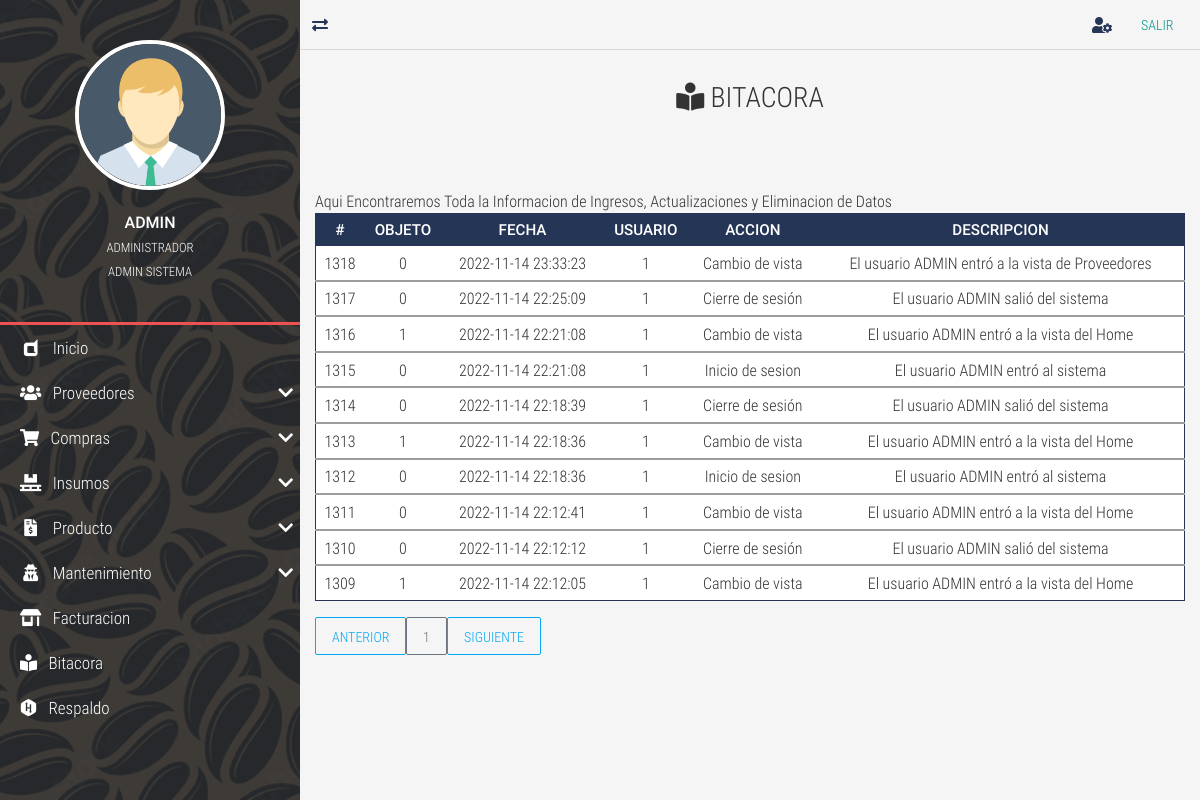
/bitacora/ (signed in), run on an earlier commit of the app's database.
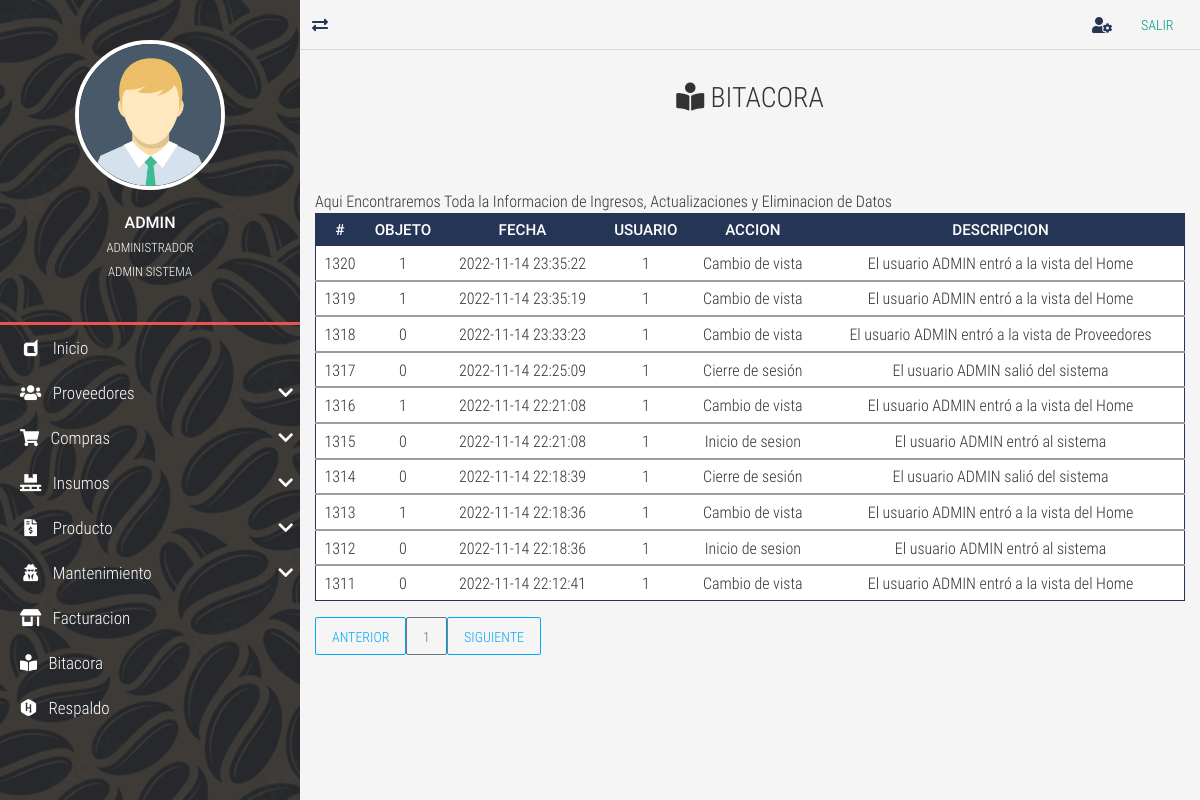
And on a later commit of the database.
### tables this page shows
CREATE TABLE `TBL_bitacora` (
  `id_bitacora` int NOT NULL AUTO_INCREMENT,
  `id_objeto` int DEFAULT NULL,
  `fecha` datetime NOT NULL,
  `id_usuario` int DEFAULT NULL,
  `accion` tinytext NOT NULL COMMENT 'accion realizada si es un ingreso nuevo, actualizacion. eliminacion o una consulta.',
  `descripcion` text,
  PRIMARY KEY (`id_bitacora`),
  KEY `FK_TBL_bitacora_TBL_usuarios` (`id_usuario`),
  CONSTRAINT `FK_TBL_bitacora_TBL_usuarios` FOREIGN KEY (`id_usuario`) REFERENCES `TBL_usuarios` (`id_usuario`)
);

### controladores/vistasControlador.php (called while the page is built)
<?php
	require_once "./modelos/vistasModelo.php";
	class vistasControlador extends vistasModelo{
		public function obtener_plantilla_controlador(){
			return require_once "./vistas/plantilla.php";
		}
		public function obtener_vistas_controlador(){
			if(isset($_GET['views'])){
				$ruta=explode("/", $_GET['views']);
				$respuesta=vistasModelo::obtener_vistas_modelo($ruta[0]);
			}else{
				$respuesta="login";
			}
			return $respuesta;
		}
	}

### index.php (called while the page is built, shortened)
<?php
	require_once "./controladores/vistasControlador.php";
	$plantilla = new vistasControlador();
	$plantilla->obtener_plantilla_controlador();

### modelos/vistasModelo.php (called while the page is built, shortened)
<?php
	class vistasModelo{
		protected static function obtener_vistas_modelo($vistas){
			$listaBlanca=["restaurar","respaldo","bitacora","prueba","proveedor-list","proveedor-new","proveedor-update","client-update","facturacion"
			,"home","insumos-list","insumos-new","insumos-update","objetos-list","objetos-new","objetos-update","inventario-list","producto-list","producto-new",
			"reservation-pending","reservation-search","producto-update","user-list","rol-list","permisos-list","reservation-reservation","user-new","user-search",
			"user-update","salir","compra-list","compra-new","compra-search","compra-detalle", "parametros-list", "preguntas-list", "Tipo-Producto-new"];
			if(in_array($vistas, $listaBlanca)){
				if(is_file("./vistas/contenidos/".$vistas."-view.php")){
					$contenido="./vistas/contenidos/".$vistas."-view.php";
				}else{
					$contenido="404";
				}
			}elseif($vistas=="login" || $vistas=="index" || $vistas=="prueba" || $vistas=="rec-correo" || $vistas=="rec-preguntas" || $vistas=="cambiocontrasena"
			|| $vistas=="primer-ingreso" || $vistas=="verifica-codigo" || $vistas=="autoregistro" || $vistas=="preguntasusuario" || $vistas=="rsp"){
				$contenido="login";
			}else{
				$contenido="404";
				$contenido="rsp";
			}
			return $contenido;
		}
	}

### vistas/contenidos/bitacora-view.php (the view)
<div class="full-box page-header">
	<h3 class="text-center">
		<i class="fas fa-book-reader"></i> BITACORA
	</h3>
</div>
<div class="container-fluid">
	<div class="table-responsive">
    <caption>Aqui Encontraremos Toda la Informacion de Ingresos, Actualizaciones y  Eliminacion de Datos</caption>
	<table class="table table-dark table-sm" id="tblDatos">
		<thead>
			<tr class="text-center roboto-medium">
				<th>#</th>
				<th>OBJETO</th>
				<th>FECHA</th>
				<th>USUARIO</th>
				<th>ACCION</th>
				<th>DESCRIPCION</th>
			</tr>
		</thead>
		<?php
			include ("./cone.php");
			$sql="SELECT * FROM TBL_bitacora WHERE id_bitacora ORDER BY id_bitacora DESC ";
			$result=mysqli_query($conexion,$sql);
			while($mostrar=mysqli_fetch_assoc ($result)){
		?>
				<tbody>
					<tr class="text-center" >
						<td><?php echo $mostrar['id_bitacora']?></td>
						<td><?php echo $mostrar['id_objeto']?></td>
						<td><?php echo $mostrar['fecha']?></td>
						<td><?php echo $mostrar['id_usuario']?></td>
						<td><?php echo $mostrar['accion']?></td>
						<td><?php echo $mostrar['descripcion']?></td>
					</tr>
				</tbody>
		<?php
			}
		?>
	</table>
	<div id="paginador" class=""></div>

### vistas/plantilla.php (shortened to what this page needs)
<!DOCTYPE html>
<html lang="es">
<head>
	<?php include "./vistas/inc/Link.php"; ?>
</head>
<body>
	<?php
		require_once "./controladores/vistasControlador.php";
		$IV = new vistasControlador();
		$vistas=$IV->obtener_vistas_controlador();
		if($vistas=="login" || $vistas=="404" || $vistas=="olvido-contrasena" || $vistas=="rec-correo" || $vistas=="rec-preguntas" || $vistas=="cambiocontrasena"
		 || $vistas=="primer-ingreso" || $vistas=="verifica-codigo" || $vistas=="autoregistro" || $vistas=="preguntasusuario" || $vistas=="rsp" ){
			require_once "./vistas/contenidos/".$vistas."-view.php";
		}else{
			require_once './controladores/loginControlador.php';
	?>
	<main class="full-box main-container">
		<?php include "./vistas/inc/NavLateral.php"; ?>
		<section class="full-box page-content">
			<?php
				include "./vistas/inc/NavBar.php";
				include  $vistas;
			?>
		</section>
	</main>
	<?php
		}
	?>
</body>
</html>

### vistas/inc/Link.php (shortened to what this page needs)
<link rel="stylesheet" href="<?php echo SERVERURL; ?>vistas/css/normalize.css">
<link rel="stylesheet" href="<?php echo SERVERURL; ?>vistas/css/bootstrap.min.css">
<link rel="stylesheet" href="<?php echo SERVERURL; ?>vistas/css/bootstrap-material-design.min.css">
<link rel="stylesheet" href="<?php echo SERVERURL; ?>vistas/css/all.css">
<link rel="stylesheet" href="<?php echo SERVERURL; ?>vistas/css/sweetalert2.min.css">
<link rel="stylesheet" href="<?php echo SERVERURL; ?>vistas/css/jquery.mCustomScrollbar.css">
<link rel="stylesheet" href="<?php echo SERVERURL; ?>vistas/css/style.css">
<link rel="stylesheet" href="<?php echo SERVERURL; ?>vistas/css/estilos-login.css">

### vistas/inc/NavLateral.php (shortened to what this page needs)
<section class="full-box nav-lateral">
	<div class="full-box nav-lateral-content">
		<figure class="full-box nav-lateral-avatar">
			<img src="<?php echo SERVERURL; ?>vistas/assets/avatar/Avatar.png" class="img-fluid" alt="Avatar">
			<figcaption class="roboto-medium text-center">
				<?php echo $_SESSION['usuario_login']?>
				<br><small class="roboto-condensed-light"><?php echo $_SESSION['nombre_usuario']?> </small>
				<br><small class="roboto-condensed-light"><?php echo $_SESSION['rol']?> </small>
			</figcaption>
		</figure>
		<div class="full-box nav-lateral-bar"></div>
		<nav class="full-box nav-lateral-menu">
			<ul>
			<?php
			if($_SESSION['rol']=='ADMIN SISTEMA'){
				?>
				<li>
					<a href="<?php echo SERVERURL; ?>home/"><i class="fab fa-dashcube fa-fw"></i> &nbsp; Inicio</a>
				</li>
				<li>
					<a href="#" class="nav-btn-submenu"><i class="fas fa-users fa-fw"></i> &nbsp; Proveedores <i class="fas fa-chevron-down"></i></a>
				</li>
				<li>
					<a href="#" class="nav-btn-submenu"><i class="fas fa-shopping-cart"></i></i> &nbsp; Compras <i class="fas fa-chevron-down"></i></a>
				</li>
				<li>
					<a href="#" class="nav-btn-submenu"><i class="fas fa-pallet fa-fw"></i> &nbsp; Insumos <i class="fas fa-chevron-down"></i></a>
				</li>
				<li>
					<a href="#" class="nav-btn-submenu"><i class="fas fa-file-invoice-dollar fa-fw"></i> &nbsp; Producto <i class="fas fa-chevron-down"></i></a>
				</li>
				<li>
					<a href="#" class="nav-btn-submenu"><i class="fas  fa-user-secret fa-fw"></i> &nbsp; Mantenimiento <i class="fas fa-chevron-down"></i></a>
				</li>
				<li>
					<a href="<?php echo SERVERURL; ?>company/"><i class="fas fa-store-alt fa-fw"></i> &nbsp; Facturacion</a>
				</li>
				<li>
					<a href="<?php echo SERVERURL; ?>bitacora/"><i class="fas fa-book-reader"></i> &nbsp; Bitacora</a>
				</li>
				<li>
					<a href="<?php echo SERVERURL; ?>respaldo/"><i class="fab fa-hackerrank"></i></i> &nbsp; Respaldo</a>
				</li>
				<?php
				}?>
			</ul>
		</nav>
	</div>
</section>

### vistas/inc/NavBar.php
<nav class="full-box navbar-info">
	<a href="#" class="float-left show-nav-lateral">
		<i class="fas fa-exchange-alt"></i>
	</a>
	<a href="<?php echo SERVERURL; ?>user-update/">
		<i class="fas fa-user-cog"></i>
	</a>
	<a href="<?php echo SERVERURL?>salir/"><button type="button"
	class="btn btn-primary">Salir</button></a>
</nav>

### vistas/css/all.css (style rules this page uses)
.fa, .fas, .far, .fal, .fab { -moz-osx-font-smoothing: grayscale; -webkit-font-smoothing: antialiased; display: inline-block; font-style: normal; font-variant: normal; text-rendering: auto; line-height: 1; }
.fa-fw { text-align: center; width: 1.25em; }
.fa-book-reader:before { content: "\f5da"; }
.fa-chevron-down:before { content: "\f078"; }
.fa-dashcube:before { content: "\f210"; }
.fa-exchange-alt:before { content: "\f362"; }
.fa-file-invoice-dollar:before { content: "\f571"; }
.fa-hackerrank:before { content: "\f5f7"; }
.fa-pallet:before { content: "\f482"; }
.fa-shopping-cart:before { content: "\f07a"; }
.fa-store-alt:before { content: "\f54f"; }
.fa-user-cog:before { content: "\f4fe"; }
.fa-user-secret:before { content: "\f21b"; }
.fa-users:before { content: "\f0c0"; }
.fab { font-family: 'Font Awesome 5 Brands'; }
.fa, .fas { font-family: 'Font Awesome 5 Free'; font-weight: 900; }

### vistas/css/style.css (style rules this page uses)
:root { --color-one: #F5F5F5; --color-two: #24292E; --color-three: #EC5252; --form-color: #14111A; --accent-color: #253556; --border-color: #D8D8D8; }
body,html { font-family: 'roboto_condensed_light'; width: 100vw; height: 100vh; background-color: var(--color-one); color: #333; font-size: 16px; }
.full-box { margin: 0; padding: 0; box-sizing: border-box; width: 100%; }
.page-header { padding: 30px 20px 60px 20px; }
.page-header > :nth-child(1) { padding-bottom: 7px; }
.table thead th { color: #FFF; }
.table tbody tr { color: #333; transition: all .2s ease-in-out; }
.table-dark, .table { background-color: #fff; }
.table-dark { border: 1px solid var(--accent-color); }
.table-dark thead tr { background-color: var(--accent-color); }
.table-dark td, .table-dark thead th, .table-dark th { border: none; }
.roboto-medium { font-family: 'roboto_medium_regular'; }
.roboto-condensed-light { font-family: 'roboto_condensed_light'; }
.main-container { height: 100%; position: absolute; top: 0; left: 0; overflow: hidden; }
.page-content, .nav-lateral { height: 100%; overflow: hidden; }
.page-content { position: relative; padding-left: 300px; transition: all .2s ease-in-out; padding-bottom: 20px; }
.nav-lateral { width: 300px; position: absolute; top: 0; left: 0; z-index: 1; transition: all .2s ease-in-out; background-image: url('../assets/img/adobe.jpg'); background-position: center center; background-size: cover; }
.nav-lateral-content { max-width: 300px; height: 100%; background-color: rgba(36, 41, 46, .8); }
.nav-lateral-bar { height: 3px; background-color: var(--color-three); }
.nav-lateral-avatar { padding: 40px 0; }
.nav-lateral-avatar img { width: 50%; margin: 0 auto; display: block; border: 4px solid #FFF; border-radius: 100%; }
.nav-lateral-avatar figcaption { margin-top: 20px; color: #FFF; }
.nav-lateral-menu { height: auto; }
.nav-lateral-menu ul { margin: 0; padding: 0; list-style: none; }
.nav-lateral-menu ul li { width: 100%; height: auto; }
.nav-lateral-menu ul li a { display: block; width: 100%; height: 45px; line-height: 45px; text-decoration: none; color: #FFF; font-size: 17px; box-sizing: border-box; padding-left: 20px; transition: all .2s ease-in-out; }
.nav-lateral-menu .fa-chevron-down, .nav-lateral-menu .fa-chevron-up { float: right; height: 45px; line-height: 45px; margin-right: 7px; transition: all .2s ease-in-out; }
.navbar-info { height: 50px; border-bottom: 1px solid var(--border-color); text-align: right; padding-right: 10px; }
.navbar-info a { color: var(--accent-color); height: 50px; min-width: 40px; text-align: center; line-height: 50px; display: inline-block; transition: all .2s ease-out; user-select: none; }

What changed in the data, as far as the page shows it:
no longer on this page (row unchanged): tbl_bitacora: id_bitacora "1310", id_objeto "0", fecha "2022-11-14 22:12:12", id_usuario "1", accion "Cierre de sesión", descripcion "El usuario ADMIN salió del sistema"
no longer on this page (row unchanged): tbl_bitacora: id_bitacora "1309", id_objeto "1", fecha "2022-11-14 22:12:05", id_usuario "1", accion "Cambio de vista", descripcion "El usuario ADMIN entró a la vista del Home"
added tbl_bitacora: id_bitacora "1320", id_objeto "1", fecha "2022-11-14 23:35:22", id_usuario "1", accion "Cambio de vista", descripcion "El usuario ADMIN entró a la vista del Home"
added tbl_bitacora: id_bitacora "1319", id_objeto "1", fecha "2022-11-14 23:35:19", id_usuario "1", accion "Cambio de vista", descripcion "El usuario ADMIN entró a la vista del Home"
